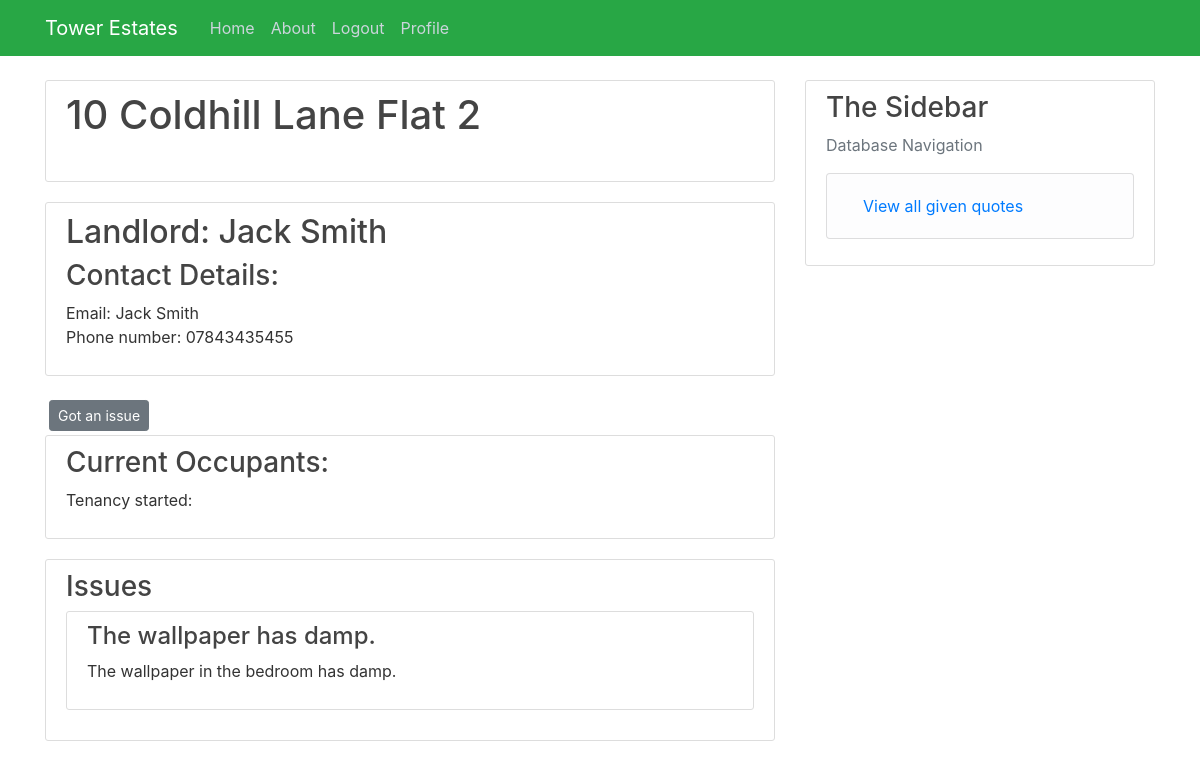
The page /Property/5 (signed in) on the database as committed earlier.
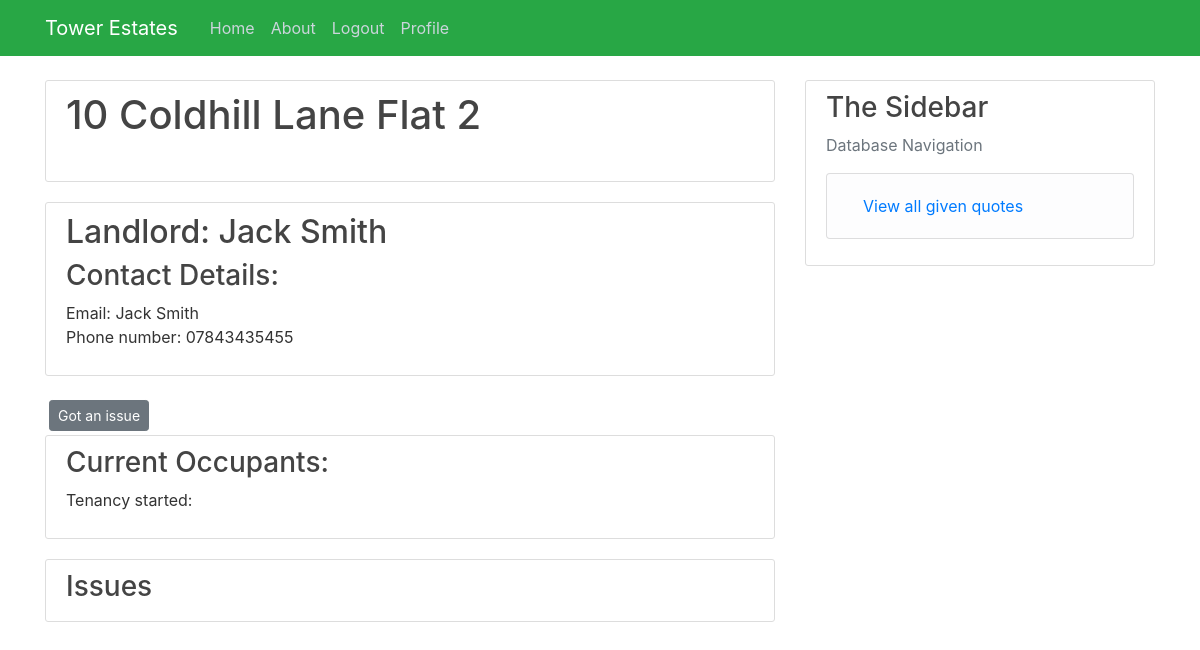
The same page on the database as committed later.
### Tower/models.py (models this page shows, shortened)
class Issue(db.Model):
    issue_id = db.Column(db.Integer, primary_key=True)
    summary = db.Column(db.String(100), nullable=False)
    content = db.Column(db.String(500), nullable=False)
    approved = db.Column(db.Boolean, default=False)
    opened = db.Column(db.DateTime, nullable=False, default=datetime.utcnow())
    closed = db.Column(db.Boolean, default=False)
    property_id = db.Column(db.Integer, db.ForeignKey("properties.property_id"), nullable=False)
    jobs = db.relationship("Jobs", backref="Issue", lazy=True, cascade="all, delete-orphan")
    notes = db.relationship("Issue_Notes", backref="Issue", lazy=True, cascade="all, delete-orphan")

### Tower/routes.py (the view)
@app.route("/Property/<int:property_id>", methods=["GET", "POST"])
@login_required
def Property(property_id):
    property = db.session.query(Properties, User).outerjoin(Properties, User.user_id == Properties.landlord_id). \
        filter(Properties.property_id == property_id).first()
    tenancy = db.session.query(Tenancies).filter(Tenancies.property_id == property_id).first()
    occupancies = db.session.query(User).outerjoin(Tenancies.occupants).filter(Tenancies.property_id == property_id)
    issues = db.session.query(Issue).filter(Issue.property_id == property_id).order_by(Issue.opened.desc())
    return render_template("Property.html", title="Property", property=property, occupancies=occupancies,
                           tenancy=tenancy, issues=issues)

### Tower/models.py (called while the page is built)
@login_manager.user_loader
def load_user(user_id):
    return User.query.get(int(user_id))

### Tower/templates/Property.html (shortened to what this page needs)
{% extends "layout.html" %}
{% block content %}
<div class="content-section">
    <h2 class="account-heading"> {{property.Properties.address_line_1}} {{property.Properties.address_line_2}}</h2>
    <br>
</div>
<div class="content-section">
    <h2><a class="article-title" href="{{ url_for('Landlord', user_id= property.Properties.landlord_id) }}">Landlord: {{property.User.name}}</a></h2>
    <h3>Contact Details:</h3>
    <p>Email: {{property.User.name}} <br>Phone number: {{property.User.phone_number}}
</div>
<div>
    <a class="btn btn-secondary btn-sm m-1" href=" {{url_for('create_issue', property_id = property.Properties.property_id)}}">Got an issue</a>
</div>
<div class="content-section">
    <h3> Current Occupants: </h3>
    <p>Tenancy started: {{tenancy.start_date}}
</div>
<div class="content-section">
    <h3>Issues</h3>
    {% for issue in issues %}
    <div class="content-section">
        <h4><a class="article-title"href=" {{ url_for('Issue_page', issue_id = issue.issue_id) }}">{{issue.summary}}</a></h4>
        <p>{{issue.content}}</p>
    </div>
    {%endfor%}
</div>
{% endblock content %}

Rows that differ between the two databases and show on the page:
removed Issue: summary "The wallpaper has damp.", content "The wallpaper in the bedroom has damp."
